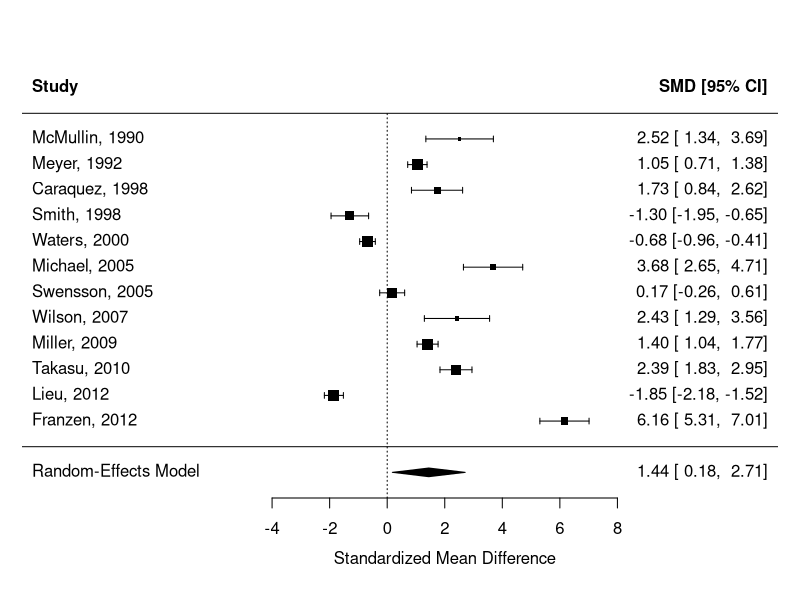
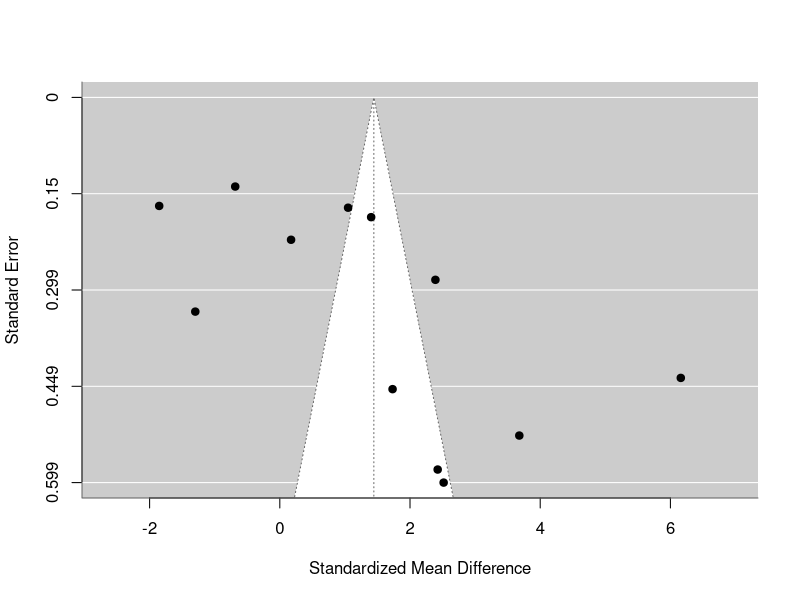
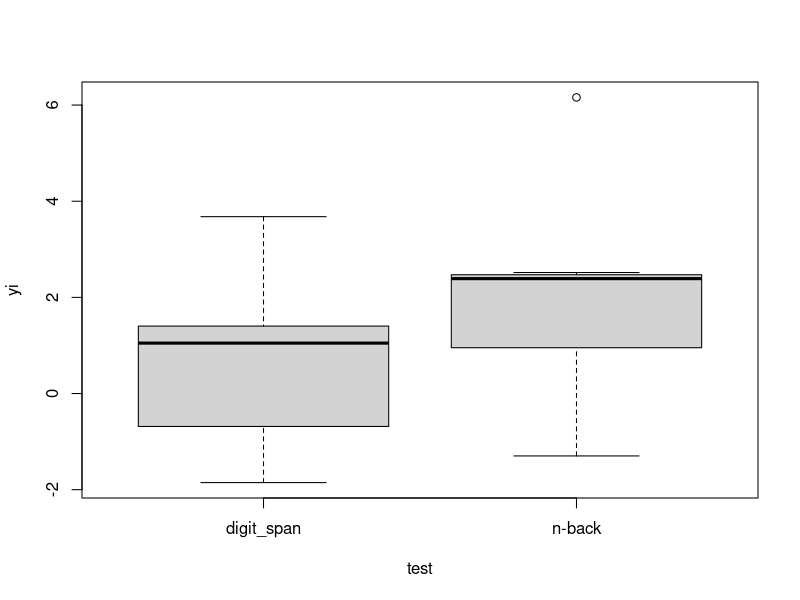

These figures' R source, in order:
install.packages("metafor")
library(metafor)

#read data

my_data <- read.csv("met_data.csv", dec = ",")
my_data

#In the first step we use the escalc() function to calculate effect sizes and their variance.

my_data <- escalc(n1i = n_controls, n2i = n_patients, m1i = mean_controls, m2i = mean_patients, 
    sd1i = sd_controls, sd2i = sd_patients, data = my_data, measure = "SMD", 
    append = TRUE)

#Using the effect sizes and variance we can calculate the random-effects meta-analysis. The results are stored in the object 'ma_model_1'. You can retrieve the results using the summary() function.

ma_model_1 <- rma(yi, vi, data = my_data)
summary(ma_model_1)

#There is a lot of info in the R output above. Most importantly you can see that there is an summary effect size of 1.4446 representing differences between patients and controls. Also this difference is statistically significant with a p=0.0253. In order to visualize the results you can create a forest-plot using the forest() function.

forest(ma_model_1, slab = paste(my_data$study, as.character(my_data$year), sep = ", "))

#A common way to investigate potential publication bias in a meta-analysis is the funnel plot. Asymmetrical distribution indicates potential publication bias.

funnel(ma_model_1)

#We could also check if there are differences between the two tests used. First let's visualize the difference using a boxplot.

boxplot(yi ~ test, data = my_data)
